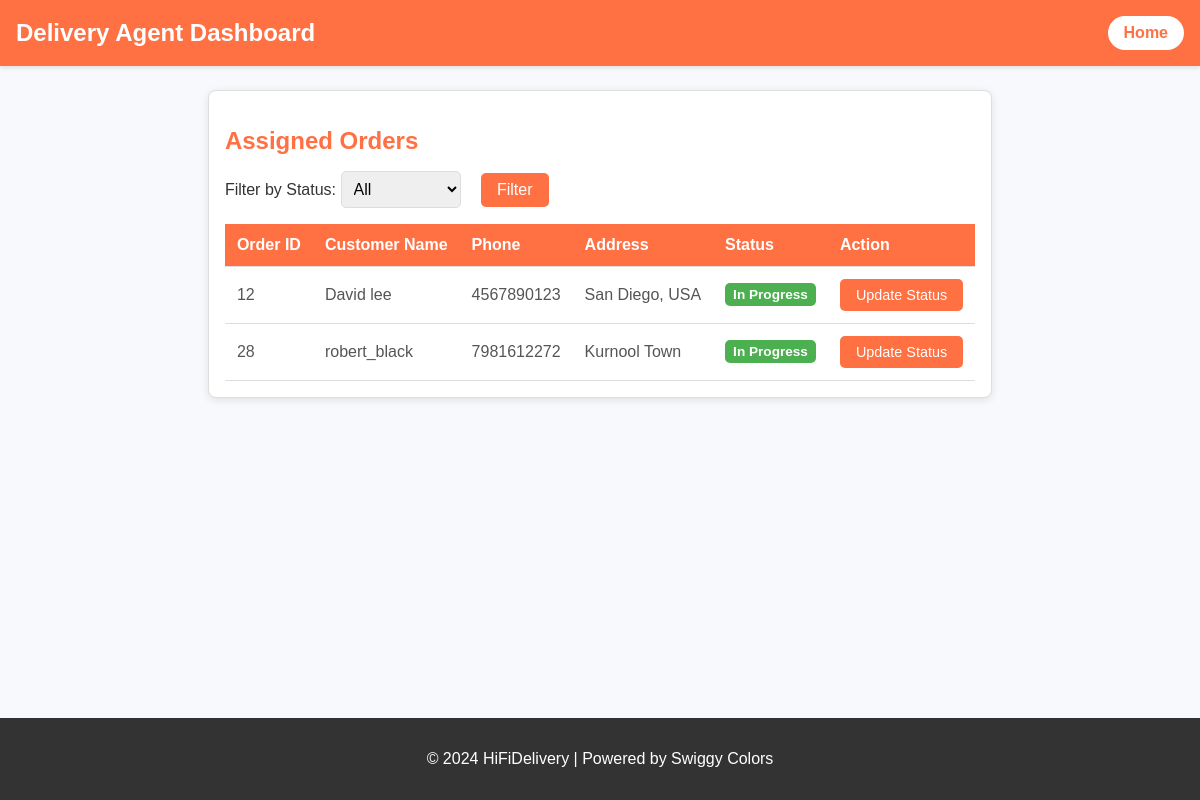
Page /view_orders (signed in) on the earlier database version.
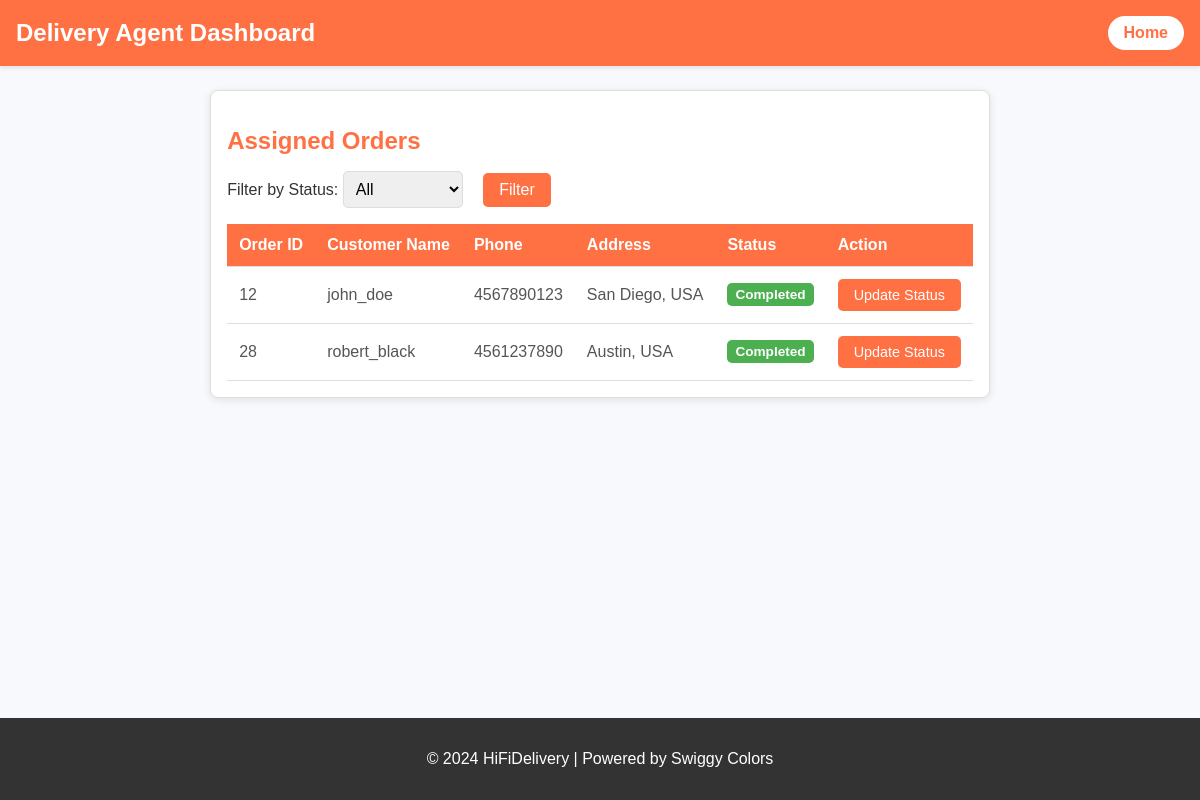
Same page on the later database version.
### tables this page shows
CREATE TABLE "assignedOrders" (
	"id"	INTEGER,
	"orderId"	INTEGER NOT NULL,
	"customerName"	TEXT NOT NULL,
	"deliveryAgentId"	INTEGER NOT NULL,
	"status"	TEXT NOT NULL CHECK("status" IN ('New', 'In Progress', 'Completed')),
	"action"	TEXT NOT NULL,
	"TIMESTAMP"	DATETIME,
	PRIMARY KEY("id" AUTOINCREMENT),
	FOREIGN KEY("customerName") REFERENCES "users"("username"),
	FOREIGN KEY("deliveryAgentId") REFERENCES "Delivery_Agent"("id"),
	FOREIGN KEY("orderId") REFERENCES "orders"("id") ON DELETE CASCADE
);

CREATE TABLE "Orders_Analysis" (
	"orderId"	INTEGER,
	"customerName"	TEXT NOT NULL,
	"productName"	TEXT NOT NULL,
	"orderDate"	TEXT NOT NULL
);

CREATE TABLE "users" (
	"id"	INTEGER,
	"username"	TEXT NOT NULL UNIQUE,
	"email"	TEXT NOT NULL UNIQUE,
	"password"	TEXT NOT NULL,
	"role"	TEXT NOT NULL,
	"location"	TEXT,
	"contact"	TEXT,
	"approved"	INTEGER NOT NULL DEFAULT 0,
	PRIMARY KEY("id" AUTOINCREMENT)
);

### mergedapp.py (the view)
@app.route('/view_orders')
def view_orders():
    delivery_agent_id = session['user_id']
    if not delivery_agent_id:
        return "Error: Delivery Agent ID is required", 400
    orders = get_assigned_orders(delivery_agent_id)
    if not orders:
        return "No orders found", 404
    return render_template('deliverystatus.html', orders=orders)

### mergedapp.py (called while the page is built)
def get_assigned_orders(delivery_agent_id):
    try:
        conn = sqlite3.connect(DATABASE)
        cursor = conn.cursor()
        cursor.execute("""
            SELECT o.orderId, o.customerName, u.contact AS phone, u.location AS address, a.status, a.action, a.deliveryAgentId
            FROM Orders_Analysis o
            JOIN assignedOrders a ON o.orderId = a.orderId
            JOIN users u ON a.customerName = u.username
            WHERE a.deliveryAgentId = ?;
        """, (delivery_agent_id,))
        orders = cursor.fetchall()
        conn.close()
        print(orders)  # Debugging purpose
        return orders
    except sqlite3.Error as e:
        print(f"An error occurred: {e}")
        return []

### templates/deliverystatus.html (shortened to what this page needs)
<!DOCTYPE html>
<html lang="en">
<head>
</head>
<body>
  <header>
    <h1>Delivery Agent Dashboard</h1>
    <a href="{{ url_for('delivery') }}" class="home-btn">Home</a>
  </header>
  <main>
    <section class="orders">
      <h2>Assigned Orders</h2>
      <div class="filter-container">
        <form method="get" action="{{ url_for('status')}}">
          <label for="status">Filter by Status:</label>
          <select name="status" id="status">
            <option value="" {% if not request.args.get('status') %}selected{% endif %}>All</option>
          </select>
          <button type="submit">Filter</button>
        </form>
      </div>
      <table>
        <thead>
          <tr>
            <th>Order ID</th>
            <th>Customer Name</th>
            <th>Phone</th>
            <th>Address</th>
            <th>Status</th>
            <th>Action</th>
          </tr>
        </thead>
        <tbody>
          {% if orders %}
            {% for order in orders %}
              <tr>
                <td data-order-id="{{ order[0] }}">{{ order[0] }}</td>
                <td>{{ order[1] }}</td>
                <td>{{ order[2] }}</td>
                <td>{{ order[3] }}</td>
                <td>
                  <span class="status-badge {% if order[4] == 'Pending' %}status-pending{% elif order[4] == 'Picked Up' %}status-picked-up{% else %}status-delivered{% endif %}">
                    {{ order[4] }}
                  </span>
                </td>
                <td>
                  <button onclick="updateStatus({{ order[0] | tojson }})">Update Status</button>
                </td>
              </tr>
            {% endfor %}
          {% else %}
            <tr><td colspan="6">No orders to display.</td></tr>
          {% endif %}
        </tbody>
      </table>
    </section>
  </main>
  <footer>
    <p>© 2024 HiFiDelivery | Powered by Swiggy Colors</p>
  </footer>
</body>
</html>

Differences in the rows shown:
changed assignedOrders "San Diego, USA": customerName "David lee" → "john_doe"; status "In Progress" → "Completed"
changed assignedOrders "robert_black": contact "7981612272" → "4561237890"; location "Kurnool Town" → "Austin, USA"; status "In Progress" → "Completed"
